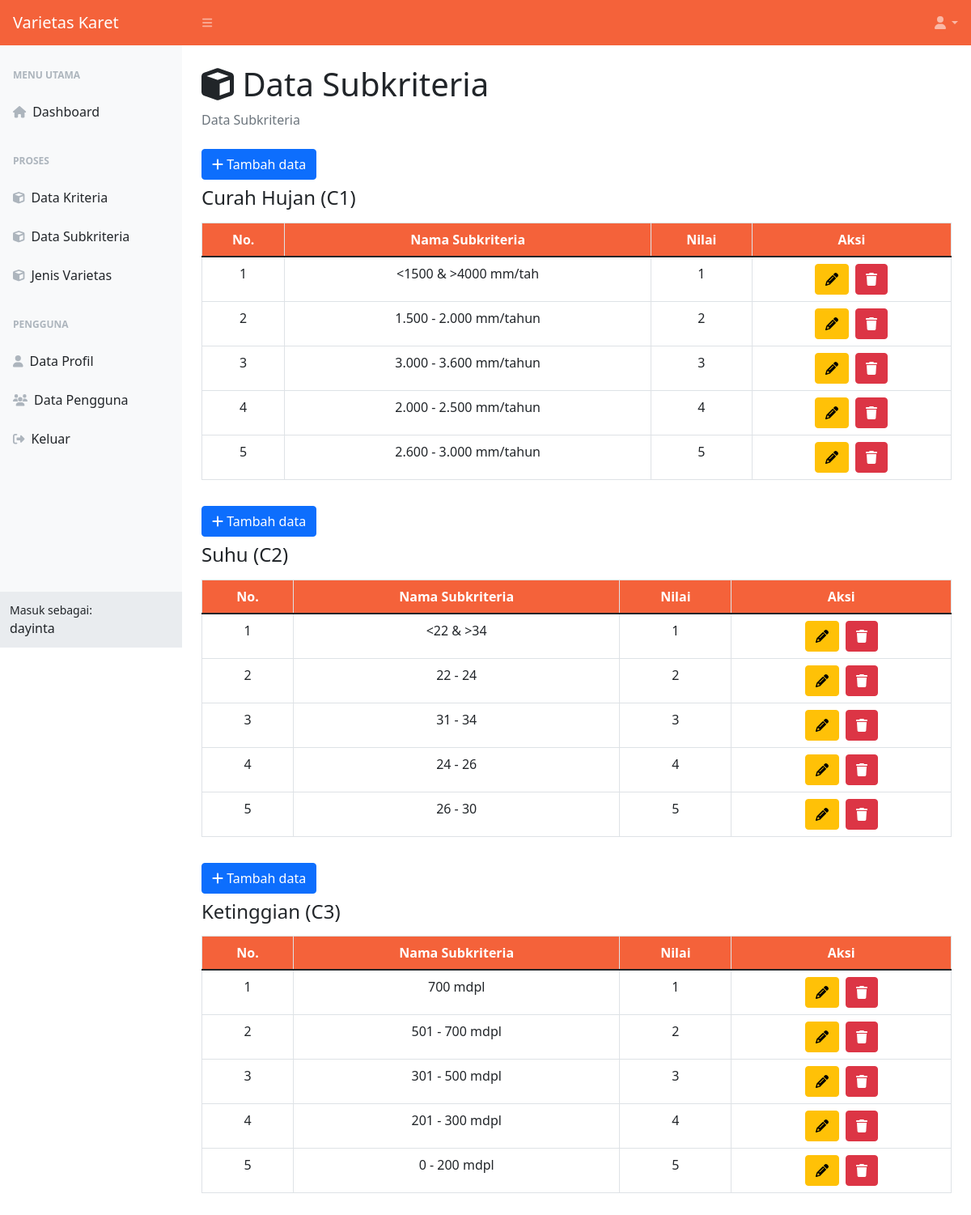
Screenshot of /data-subkriteria.php (signed in) with the database file from the repository.
### tables this page shows
CREATE TABLE `kriteria` (
  `id_kriteria` int(11) NOT NULL,
  `kode_kriteria` varchar(10) NOT NULL,
  `nama_kriteria` varchar(25) NOT NULL,
  `jenis_kriteria` set('Benefit','Cost') NOT NULL
);

CREATE TABLE `subkriteria` (
  `id_subkriteria` int(11) NOT NULL,
  `id_kriteria` int(11) NOT NULL,
  `nama_subkriteria` varchar(30) NOT NULL,
  `nilai_subkriteria` float NOT NULL
);

### data-subkriteria.php (the view, shortened to what this page needs)
<?php
include 'koneksi.php';
?>
<!DOCTYPE html>
<html lang="en">
<head>
    <link href="css/styles_dash.css" rel="stylesheet" />
    <link rel="stylesheet" type="text/css" href="css/jquery.dataTables.css">
</head>
<body class="sb-nav-fixed">
    <nav class="sb-topnav navbar navbar-expand navbar-dark bg-primary hstack gap-3">
        <a class="navbar-brand ps-3" href="menu-utama.php">Varietas Karet</a>
        <button class="btn btn-link btn-sm order-1 order-lg-0 me-4 me-lg-0" id="sidebarToggle" href="#!"><i class="fas fa-bars"></i></button>
        <ul class="navbar-nav ms-auto pe-2">
            <li class="nav-item dropdown">
                <a class="nav-link dropdown-toggle" id="navbarDropdown" href="#" role="button" data-bs-toggle="dropdown" aria-expanded="false"><i class="fas fa-user fa-fw"></i></a>
            </li>
        </ul>
    </nav>
    <div id="layoutSidenav">
        <div id="layoutSidenav_nav">
            <nav class="sb-sidenav accordion sb-sidenav-light" id="sidenavAccordion">
                <div class="sb-sidenav-menu">
                    <div class="nav">
                        <div class="sb-sidenav-menu-heading">Menu Utama</div>
                        <a class="nav-link" href="menu-utama.php">
                            <div class="sb-nav-link-icon"><i class="fas fa-home"></i></div>
                            Dashboard
                        </a>
                        <div class="sb-sidenav-menu-heading">Proses</div>
                        <?php
                        if ($_SESSION['level'] == "Admin") {
                            echo "
                                <a class='nav-link' href='data-kriteria.php'>
                                    <div class='sb-nav-link-icon'><i class='fas fa-cube'></i></div>
                                    Data Kriteria
                                </a>
                                <a class='nav-link' href='data-subkriteria.php'>
                                    <div class='sb-nav-link-icon'><i class='fas fa-cube'></i></div>
                                    Data Subkriteria
                                </a>
                                ";
                        }
                        ?>
                        <a class="nav-link" href="jenis-varietas.php">
                            <div class="sb-nav-link-icon"><i class="fas fa-cube"></i></div>
                            Jenis Varietas
                        </a>
                        <div class="sb-sidenav-menu-heading">Pengguna</div>
                        <a class="nav-link" href="data-profile.php">
                            <div class="sb-nav-link-icon"><i class="fas fa-user"></i></div>
                            Data Profil
                        </a>
                        <?php
                        if ($_SESSION['level'] == "Admin") {
                            echo "
                                <a class='nav-link' href='data-pengguna.php'>
                                    <div class='sb-nav-link-icon'><i class='fas fa-users'></i></div>
                                    Data Pengguna
                                </a>
                                ";
                        }
                        ?>
                        <a class="nav-link" href="#" data-bs-toggle="modal" data-bs-target="#keluar">
                            <div class="sb-nav-link-icon"><i class="fas fa-sign-out-alt"></i></div>
                            Keluar
                        </a>
                    </div>
                </div>
                <div class="sb-sidenav-footer">
                    <div class="small">Masuk sebagai:</div>
                    <?= $_SESSION['username']; ?>
                </div>
            </nav>
        </div>
        <div id="layoutSidenav_content">
            <main>
                <div class="container-fluid px-4">
                    <h1 class="mt-4"><i class="fas fa-cube"></i> Data Subkriteria</h1>
                    <ol class="breadcrumb mb-4">
                        <li class="breadcrumb-item active">Data Subkriteria</li>
                    </ol>
                    <div class="row">
                        <div class="col-sm-12">
                            <?php
                            $query = mysqli_query($koneksi, "SELECT * FROM kriteria");
                            while ($baris = mysqli_fetch_array($query)) {
                                $id = $baris['id_kriteria'];
                            ?>
                                <a class="btn btn-primary" data-bs-toggle="modal" data-bs-target="#tambah_data<?= $id; ?>"><i class="fas fa-plus"></i> Tambah data</a>
                                <h4 class="mt-2"><?= $baris['nama_kriteria'] . " (" . $baris['kode_kriteria'] . ")" ?></h4>
                                <div class="table-responsive my-3">
                                    <table class="table table-bordered" width="100%">
                                        <thead class="bg-primary">
                                            <tr>
                                                <th class="text-center text-white">No.</th>
                                                <th class="text-center text-white">Nama Subkriteria</th>
                                                <th class="text-center text-white">Nilai</th>
                                                <th class="text-center text-white">Aksi</th>
                                            </tr>
                                        </thead>
                                        <tbody>
                                            <?php
                                            $query_sub = mysqli_query($koneksi, "SELECT * FROM subkriteria WHERE id_kriteria = '$id'");
                                            $no = 1;
                                            while ($baris_sub = mysqli_fetch_array($query_sub)) {
                                                echo "
                                                    <tr>
                                                        <td class='text-center'>" . $no . "</td>
                                                        <td class='text-center'>" . $baris_sub['nama_subkriteria'] . "</td>
                                                        <td class='text-center'>" . $baris_sub['nilai_subkriteria'] . "</td>
                                                        <td class='text-center'>
                                                            <div class='d-flex justify-content-center'>
                                                                <a class='btn btn-warning me-2' data-bs-toggle='modal' data-bs-target='#edit_data" . $baris_sub['id_subkriteria'] . "'><i class='fas fa-pencil'></i></a>
                                                                <a class='btn btn-danger' data-bs-toggle='modal' data-bs-target='#hapus_data" . $baris_sub['id_subkriteria'] . "" . $baris_sub['id_kriteria'] . "'><i class='fas fa-trash'></i></a>
                                                            </div>
                                                        </td>
                                                    </tr>
                                                    ";
                                                $no++;
                                            }
                                            ?>
                                        </tbody>
                                    </table>
                                </div>
                            <?php
                            }
                            ?>
                        </div>
                    </div>
                </div>
            </main>
        </div>
    </div>
</body>
</html>

### rows the page displays
kriteria: nama_kriteria "Curah Hujan", kode_kriteria "C1"
subkriteria: nama_subkriteria "<1500 & >4000 mm/tah", nilai_subkriteria "1"
subkriteria: nama_subkriteria "1.500 - 2.000 mm/tahun", nilai_subkriteria "2"
subkriteria: nama_subkriteria "3.000 - 3.600 mm/tahun", nilai_subkriteria "3"
subkriteria: nama_subkriteria "2.000 - 2.500 mm/tahun", nilai_subkriteria "4"
subkriteria: nama_subkriteria "2.600 - 3.000 mm/tahun", nilai_subkriteria "5"
kriteria: nama_kriteria "Suhu", kode_kriteria "C2"
subkriteria: nama_subkriteria "<22 & >34", nilai_subkriteria "1"
subkriteria: nama_subkriteria "22 - 24", nilai_subkriteria "2"
subkriteria: nama_subkriteria "31 - 34", nilai_subkriteria "3"
subkriteria: nama_subkriteria "24 - 26", nilai_subkriteria "4"
subkriteria: nama_subkriteria "26 - 30", nilai_subkriteria "5"
kriteria: nama_kriteria "Ketinggian", kode_kriteria "C3"
subkriteria: nama_subkriteria "700 mdpl", nilai_subkriteria "1"
subkriteria: nama_subkriteria "501 - 700 mdpl", nilai_subkriteria "2"
subkriteria: nama_subkriteria "301 - 500 mdpl", nilai_subkriteria "3"
subkriteria: nama_subkriteria "201 - 300 mdpl", nilai_subkriteria "4"
subkriteria: nama_subkriteria "0 - 200 mdpl", nilai_subkriteria "5"

### other values shown
$_SESSION['username'] "dayinta"
